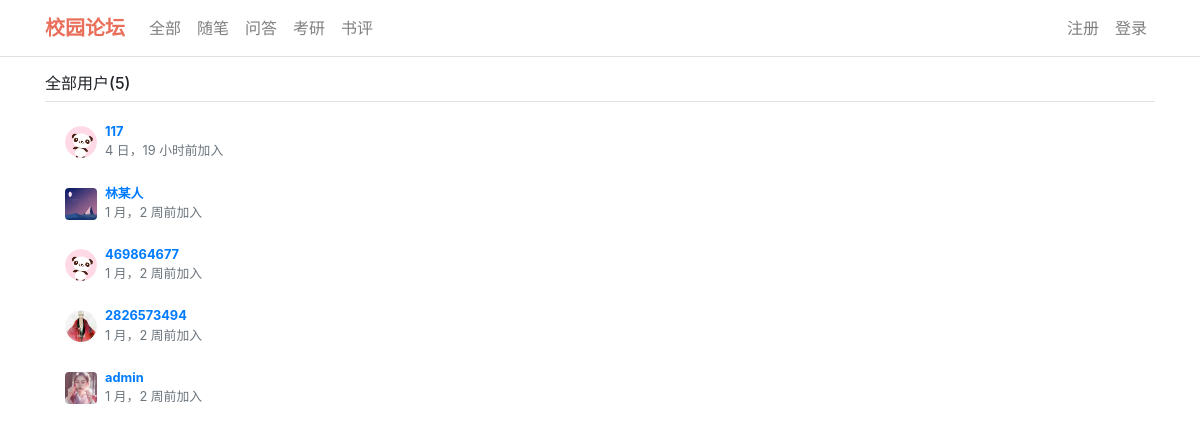
Screenshot of /user/list/ with the database file from the repository.
### posts/models.py (models this page shows)
class Topic(models.Model):
    title = models.CharField(max_length=32, verbose_name='板块名')
    user = models.ForeignKey(settings.AUTH_USER_MODEL, on_delete=models.CASCADE,
                             related_name='user_topics', verbose_name='版主')
    created = models.DateTimeField(auto_now_add=True, verbose_name='发布时间')
    class Meta:
        verbose_name = '版块'
        verbose_name_plural = verbose_name
        ordering = ('-created',)
    def get_absolute_url(self):
        return reverse('posts:topic-detail', args=[self.pk])
    def __str__(self):
        return self.title

### users/models.py (models this page shows)
class UserProfile(AbstractUser):
    nickname = models.CharField(max_length=32,
                                blank=True, null=True,
                                verbose_name='昵称')
    signature = models.CharField(max_length=128,
                                 blank=True, null=True,
                                 verbose_name='个性签名',
                                 default='这家伙很懒，什么都没有留下！')
    avatar = models.ImageField(upload_to='image/user/avatar', blank=True,
                               default='image/default_avatar.png', verbose_name='头像')
    class Meta:
        verbose_name = '用户'
        verbose_name_plural = verbose_name
    def get_absolute_url(self):
        return reverse('users:user-home', args=[self.pk])
    def __str__(self):
        if self.nickname:
            return self.nickname
        else:
            return self.username

### users/views.py (the view)
# urls.py: path('list/', UserList.as_view(), name='user-list'),
class UserList(View):
    def get(self, request):
        users = UserProfile.objects.all().order_by('-date_joined')
        return render(request, 'users/all.html', {'users': users})

### posts/templatetags/post_tags.py (called while the page is built)
@register.simple_tag
def get_topic_list():
    return Topic.objects.all().order_by('created')

### templates/users/all.html (shortened to what this page needs)
{% extends 'base.html' %}
{% block content %}
    <h6 class="border-bottom border-gray pb-2">全部用户({{ users.count }})</h6>
    {% include 'users/list.html' with users=users %}
{% endblock %}

### templates/base.html (shortened to what this page needs)
<!DOCTYPE html>
{% load static %}
{% load staticfiles %}
{% load post_tags %}
<html lang="zh-cn">
	<head>
    	<link rel="stylesheet" href="{% static 'css/bootstrap.min.css' %}" />
        <link href="{% static 'css/font-awesome.min.css' %}" rel='stylesheet'>
        <link href="{% static 'css/animate.min.css' %}" rel='stylesheet'>
    	<link rel="stylesheet" href="{% static 'css/app.css' %}" />
	</head>
	<body class="">
		<nav class="navbar navbar-expand-xl navbar-light bg-white fixed-top border border-left-0 border-right-0 border-top-0 border-gery">
			<div class="container">
                <a class="navbar-brand" href="{% url 'index' %}"> <strong class="text-red">校园论坛</strong> </a>
			  	<div class="collapse navbar-collapse" id="navbarSupportedContent">
                    <ul class="navbar-nav mr-auto">
                        <li class="nav-item">
                            <a class="nav-link"
                               href="{% url 'index' %}">
                                <span class="{% ifequal 'index' current_page %} text-red {% endifequal %}">
                                     全部
                                </span>
                            </a>
                        </li>
                        {% get_topic_list as topics %}
                        {% for topic in topics %}
                            <li class="nav-item">
                                <a class="nav-link"
                                   href="{{ topic.get_absolute_url }}">
                                    <span class="{% ifequal topic.id topic_id %} text-red {% endifequal %}">
                                         {{ topic }}
                                    </span>
                                </a>
                            </li>
                        {% endfor %}
                    </ul>
                    <form class="form-inline my-2 my-lg-0">
                        <ul class="navbar-nav mr-auto">
                             {% if request.user.is_authenticated %}
                              <li class="nav-item dropdown mr-3">
                                <a class="nav-link dropdown-toggle" href="" id="navbarDropdown" role="button" data-toggle="dropdown" aria-haspopup="true" aria-expanded="false">
                                    <img class="user-avatar-nav rounded" src="{{ request.user.avatar.url }}" alt="avatar" />
                                </a>
                                <div class="dropdown-menu" aria-labelledby="navbarDropdown">
                                    <a  class="dropdown-item" href="{{ request.user.get_absolute_url }}"><i class="fa fa-user-o" aria-hidden="true"></i> 个人主页</a>
                                    <a href="javascript:void(0)" class="dropdown-item logout"><i class="fa fa-sign-out" aria-hidden="true"></i> 退出登录</a>
                                </div>
                              </li>
                             <a href="{% url 'posts:add-post' %}"
                                class="btn btn-outline-danger pt-2">
                                <i class="fa fa-pencil" aria-hidden="true"></i> 发帖子
                             </a>
                          {% else %}
                             <li class="nav-item">
                                <a class="nav-link" href="{% url 'users:user-register' %}">
                                    <span class="{% ifequal 'register' current_page %} text-red {% endifequal %}">
                                        注册
                                    </span>
                                </a>
                             </li>
                            <li class="nav-item">
                                <a class="nav-link" href="{% url 'users:user-login' %}">登录</a>
                            </li>
                          {% endif %}
                       </ul>
                    </form>
			    </div>
			</div>
		</nav>
		<div class="main container" style="margin-top:74px">
            {% block content %}
            {% endblock %}
		</div>
	</body>
</html>

### templates/users/item.html
<li href="#" class="list-group-item border-0">
    <div class="media text-muted m-auto">
        <img src="{{ user.avatar.url }}" alt="" class="user-avatar mr-2 mt-1 rounded">
        <div class="media-body small lh-125 ">
            <div class="d-flex justify-content-between align-items-center w-100">
                <a href="{{ user.get_absolute_url }}">
                    <strong>{{ user }}</strong>
                </a>
            </div>
            <span class="text-truncate">{{ user.date_joined|timesince }}前加入</span>
        </div>
    </div>
</li>

### static/css/app.css (style rules this page uses)
.user-avatar { width: 32px; height: 32px; }
.text-red { color: #ea6f5a; }

### rows the page displays
Topic: title "随笔"
Topic: title "问答"
Topic: title "考研"
Topic: title "书评"
UserProfile: avatar (placeholder picture), nickname+username "117", date_joined "4 日，19 小时"
UserProfile: avatar (picture), nickname "林某人", date_joined "1 月，2 周"
UserProfile: avatar (placeholder picture), nickname+username "469864677", date_joined "1 月，2 周"
UserProfile: avatar (placeholder picture), nickname+username "2826573494", date_joined "1 月，2 周"
UserProfile: avatar (picture), nickname+username "admin", date_joined "1 月，2 周"

### other values shown
{{ users.count }} "5"
